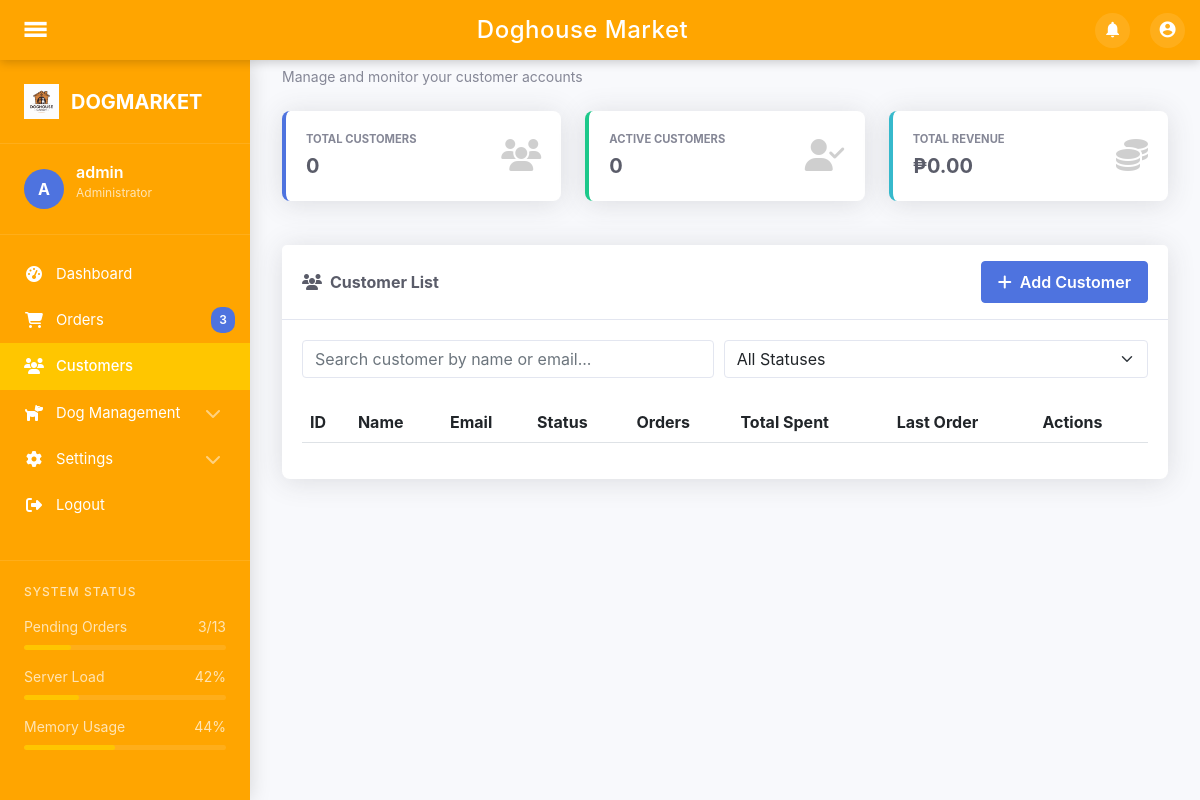
/dog/admin/customers.php (signed in), run on the app's committed database.
### tables this page shows
CREATE TABLE `company_info` (
  `id` int(11) NOT NULL,
  `company_name` varchar(150) NOT NULL,
  `address` varchar(255) NOT NULL,
  `city` varchar(100) NOT NULL,
  `postal_code` varchar(20) DEFAULT NULL,
  `phone` varchar(20) NOT NULL,
  `color` varchar(50) DEFAULT NULL,
  `logo` varchar(255) DEFAULT NULL,
  `favicon` varchar(255) DEFAULT NULL,
  `banner_image` varchar(255) DEFAULT NULL,
  `email_general` varchar(150) DEFAULT NULL,
  `email_support` varchar(150) DEFAULT NULL,
  `working_hours` varchar(100) DEFAULT NULL,
  `created_at` timestamp NOT NULL DEFAULT current_timestamp(),
  `font` enum('Arial','Verdana','Helvetica','Tahoma','Trebuchet MS','Times New Roman','Georgia','Garamond','Courier New','Brush Script MT','Lucida Sans','Lucida Console','Palatino Linotype','Book Antiqua','Impact','Comic Sans MS','Segoe UI','Candara','Optima','Calibri','Cambria','Franklin Gothic Medium','Gill Sans','Century Gothic','Perpetua','Rockwell','Baskerville','Didot','Monaco','Geneva') DEFAULT 'Arial'
);

### dog/includes/sidenav.php (the view, shortened to what this page needs)
<?php
$isAdmin = isset($_SESSION['admin_id']);
if ($isAdmin) {
    $username = $_SESSION['admin_username'] ?? 'Admin';
} else {
    $username = $_SESSION['username'] ?? 'User';
    $user_id = $_SESSION['user_id'];
}
if (!isset($companyInfo) || empty($companyInfo)) {
    $companyQuery = "SELECT * FROM company_info LIMIT 1";
    $result = mysqli_query($conn, $companyQuery);
    if ($result && mysqli_num_rows($result) > 0) {
        $companyInfo = mysqli_fetch_assoc($result);
    } else {
        $companyInfo = [
            'company_name' => 'Doghouse Market',
            'color' => '#2c3e50',
            'logo' => ''
        ];
    }
}
$current_page = basename($_SERVER['PHP_SELF']);
function isActive($page_name) {
    global $current_page;
    return ($current_page == $page_name) ? 'active' : '';
}
function isMenuActive($pages) {
    global $current_page;
    return in_array($current_page, $pages) ? 'show' : '';
}
$stats = [
    'pending' => 0,
    'new_users' => 0,
    'favorites' => 0,
    'cart_items' => 0
];
if ($isAdmin) {
    $pendingOrdersQuery = "SELECT COUNT(*) as pending FROM orders WHERE status = 'Pending'";
    $pendingResult = mysqli_query($conn, $pendingOrdersQuery);
    if ($pendingResult && $row = mysqli_fetch_assoc($pendingResult)) {
        $stats['pending'] = $row['pending'];
    }
    $newUsersQuery = "SELECT COUNT(*) as new_users FROM users WHERE created_at >= DATE_SUB(NOW(), INTERVAL 7 DAY)";
    $newUsersResult = mysqli_query($conn, $newUsersQuery);
    if ($newUsersResult && $row = mysqli_fetch_assoc($newUsersResult)) {
        $stats['new_users'] = $row['new_users'];
    }
}
?>
<!DOCTYPE html>
<html lang="en">
<head>
    <link href="https://cdnjs.cloudflare.com/ajax/libs/font-awesome/5.15.4/css/all.min.css" rel="stylesheet">
</head>
<body>
<nav class="top-nav">
    <div class="top-nav-content">
        <button class="sidebar-toggle" id="sidebarToggle">
            <span class="material-icons">menu</span>
        </button>
        <h1 class="top-nav-title">Doghouse Market</h1>
        <div class="top-nav-actions">
            <div class="notification-icon">
                <i class="material-icons">notifications</i>
            </div>
            <div class="user-profile">
                <i class="material-icons">account_circle</i>
            </div>
        </div>
    </div>
</nav>
<nav class="sidebar" id="sidebar">
    <div class="sidebar-header">
        <?php if (!empty($companyInfo['logo'])): ?>
            <?php
            $logoPath = $isAdmin ?
                str_replace('images/', '../images/', $companyInfo['logo']) :
                $companyInfo['logo'];
            ?>
            <img src="<?php echo htmlspecialchars($logoPath); ?>" alt="Logo" class="sidebar-logo">
        <?php else: ?>
            <i class="fas fa-paw me-2"></i>
        <?php endif; ?>
        <h5 class="sidebar-brand"><?php echo htmlspecialchars($companyInfo['company_name'] ?? 'Doghouse Market'); ?></h5>
    </div>
    <div class="sidebar-user">
        <div class="sidebar-user-img">
            <?php echo strtoupper(substr($username, 0, 1)); ?>
        </div>
        <div class="sidebar-user-details">
            <p class="sidebar-user-name"><?php echo htmlspecialchars($username); ?></p>
            <p class="sidebar-user-role"><?php echo $isAdmin ? 'Administrator' : 'Customer'; ?></p>
        </div>
    </div>
    <ul class="sidebar-nav list-unstyled">
        <?php if($isAdmin): ?>
        <li class="sidebar-item">
            <a href="dashboard.php" class="sidebar-link <?php echo isActive('dashboard.php'); ?>">
                <i class="fas fa-tachometer-alt"></i>
                <span>Dashboard</span>
            </a>
        </li>
        <li class="sidebar-item">
            <a href="orders.php" class="sidebar-link <?php echo isActive('orders.php'); ?>">
                <i class="fas fa-shopping-cart"></i>
                <span>Orders</span>
                <?php if($stats['pending'] > 0): ?>
                    <span class="sidebar-badge"><?php echo $stats['pending']; ?></span>
                <?php endif; ?>
            </a>
        </li>
        <li class="sidebar-item">
            <a href="customers.php" class="sidebar-link <?php echo isActive('customers.php'); ?>">
                <i class="fas fa-users"></i>
                <span>Customers</span>
            </a>
        </li>
        <li class="sidebar-item">
            <a href="#dogSubmenu" data-bs-toggle="collapse" class="sidebar-link <?php echo isMenuActive(['manage_dogs.php', 'add_dog.php', 'dog_categories.php']); ?>">
                <i class="fas fa-dog"></i>
                <span>Dog Management</span>
                <i class="fas fa-chevron-down sidebar-dropdown-toggle <?php echo isMenuActive(['manage_dogs.php', 'add_dog.php', 'dog_categories.php']) ? 'rotated' : ''; ?>"></i>
            </a>
        </li>
        <li class="sidebar-item">
            <a href="#settingsSubmenu" data-bs-toggle="collapse" class="sidebar-link <?php echo isMenuActive(['site_settings.php', 'user_settings.php', 'payment_settings.php']); ?>">
                <i class="fas fa-cog"></i>
                <span>Settings</span>
                <i class="fas fa-chevron-down sidebar-dropdown-toggle <?php echo isMenuActive(['site_settings.php', 'user_settings.php', 'payment_settings.php']) ? 'rotated' : ''; ?>"></i>
            </a>
        </li>
        <?php endif; ?>
        <li class="sidebar-item">
            <a href="<?php echo $isAdmin ? 'logout.php' : 'logout.php'; ?>" class="sidebar-link">
                <i class="fas fa-sign-out-alt"></i>
                <span>Logout</span>
            </a>
        </li>
    </ul>
    <?php if($isAdmin): ?>
    <div class="sidebar-section">
        <h6 class="sidebar-section-title">SYSTEM STATUS</h6>
        <div class="sidebar-stats">
            <div class="sidebar-stat">Pending Orders</div>
            <div class="sidebar-stat"><?php echo $stats['pending']; ?>/<?php echo ($stats['pending'] + 10); ?></div>
        </div>
        <div class="sidebar-progress">
            <div class="sidebar-progress-bar" style="width: <?php echo ($stats['pending'] > 0) ? (($stats['pending'] / ($stats['pending'] + 10)) * 100) : 0; ?>%"></div>
        </div>
        <div class="sidebar-stats">
            <div class="sidebar-stat">Server Load</div>
            <div class="sidebar-stat"><?php echo rand(20, 80); ?>%</div>
        </div>
        <div class="sidebar-progress">
            <div class="sidebar-progress-bar" style="width: <?php echo rand(20, 80); ?>%"></div>
        </div>
        <div class="sidebar-stats">
            <div class="sidebar-stat">Memory Usage</div>
            <div class="sidebar-stat"><?php echo rand(30, 70); ?>%</div>
        </div>
        <div class="sidebar-progress">
            <div class="sidebar-progress-bar" style="width: <?php echo rand(30, 70); ?>%"></div>
        </div>
    </div>
    <?php endif; ?>
</nav>
</body>
</html>

### dog/admin/customers.php (style rules this page uses)
:root { --primary-color: #4e73df; --secondary-color: #6f42c1; --success-color: #1cc88a; --info-color: #36b9cc; --warning-color: #f6c23e; --danger-color: #e74a3b; --light-color: #f8f9fc; --dark-color: #5a5c69; --background-color: #f8f9fc; --card-border-color: #e3e6f0; --text-color: #444; --text-muted: #858796; }
body { background-color: var(--background-color); color: var(--text-color); font-family: 'Nunito', -apple-system, BlinkMacSystemFont, "Segoe UI", Roboto, "Helvetica Neue", Arial, sans-serif; }

### data on the page
company_info: logo (picture), company_name "DOGMARKET"

### other printed values
substr($username, 0, 1) "A"
$username "admin"
$stats['pending'] "3"
$stats['pending'] + 10 "13"
count($customers) "0"
array_sum(array_column($customers, 'total_spent')) "0.00"
